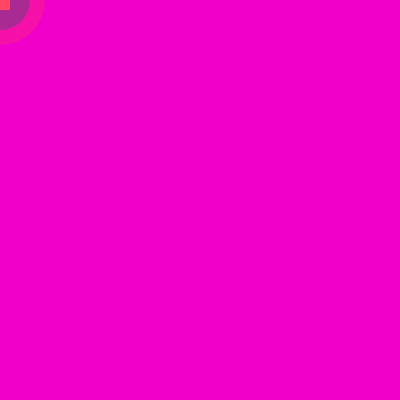
Frame 1 (no input)
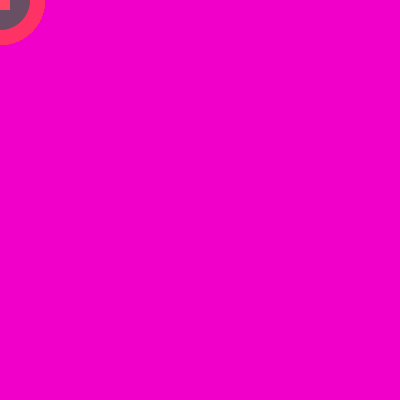
Frame 60 (the mouse pressed at the canvas centre just before this capture)
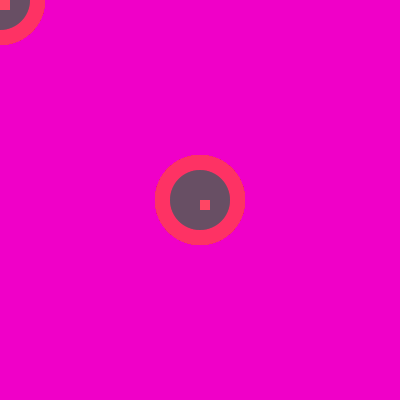
Frame 120 (the mouse held since frame 60 and released just before this capture)

The Processing sketch that drew these frames (run headless with seeded random() and noise(); from frame 60 on, the mouse is pressed at the canvas centre):

// Processing sketch: processing_66489
// ── processing_66489.pde

int x;
int y;


void setup(){
  size(400, 400);
  background(240, 0, 200);

  
  
  x = 0;
  y = 0;
}

void draw(){
    
  noStroke();
  fill(255, 50, 100, 80);
  x = mouseX; //la elipse se mueve con el mouse
  y = mouseY;
  ellipse(x, y, 90, 90);
  
  noStroke();
  fill(0, 100, 100, 80);
  x = mouseX; //la elipse se mueve con el mouse
  y = mouseY;
  ellipse(x, y, 60, 60);
 
  noStroke();
  fill(255, 70, 100);
  x = mouseX; //la elipse se mueve con el mouse
  y = mouseY;
  rect(x, y, 10, 10);
  
  
  
  
}
